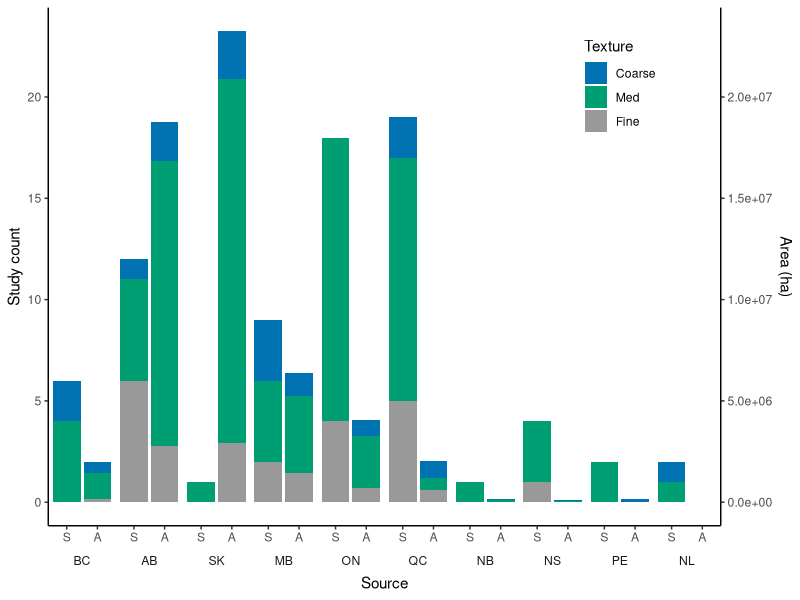

The R source for this figure:
#To create a figure for soil texture. 
library(tidyverse)
library(reshape2)
library(ggplot2)
#read data
GHG <- read.csv("input/data of ghg emission.csv",header = T)


#obtain studies with field measurement 
GHG.field <- GHG[grepl("Field", GHG$GHG.source),]
GHG.field <- GHG.field[!grepl("^Grass$", GHG.field$Field.crop),]
GHG.field <- GHG.field[GHG.field$N2O==TRUE,]
#replace "National" to every provinces
National<-paste(unique(GHG.field$Region)[c(-1,-3)], collapse = ", ")
GHG.field$Region[GHG.field$Region == "National"] <- National

#Soil texture data
texture_count <- GHG.field %>%
    filter(str_detect(Technique, "Micrometeorology")|
           str_detect(Technique, "Soil chamber")) %>%
  filter(Texture != "NA") %>% # 3 articles without texture data
  separate_rows(Region, sep = ", ") %>%
  separate_rows(Texture, sep= ", ") %>%
  group_by(Region, Texture) %>%
  count()

#obatin the total studies based on region
region_total <- texture_count %>%
  group_by(Region) %>%
  summarise(total = sum(n))

#merge the two tables
texture_count <- texture_count %>%
  left_join(region_total, by = "Region") %>%
  mutate(Percentage = n / total)

#Some summary data
sum(texture_count$n[texture_count$Texture=="Fine"]) #18
sum(texture_count$n[texture_count$Texture=="Med"]) #47
sum(texture_count$n[texture_count$Texture=="Coarse"]) #9


#read data from SLC
soiltexture <- read.csv("input/soil texture.csv",header = T)
soiltexture_long <- melt(soiltexture, id.vars = "Region")
soiltexture_long <- soiltexture_long %>% rename(Texture = variable)
#summaries the the Canada's soil texture data
soiltexture_total <- soiltexture_long %>%
  group_by(Region) %>%
  summarise(total = sum(value))

#merge the two tables
soiltexture_long <- soiltexture_long %>%
  left_join(soiltexture_total, by = "Region") %>%
  mutate(Percentage = value / total)

#make the soil texture values plotable by dividing 10^6
soiltexture_long$n <- soiltexture_long$value/10^6

#keep the data I want
soiltexture_long <- soiltexture_long[,(-3:-4)]
texture_count <- texture_count[,-4]

#total coarse and fine texture area 
sum(soiltexture_long$n[soiltexture_long$Texture=="Fine"]) #8.6
sum(soiltexture_long$n[soiltexture_long$Texture=="Coarse"]) # 7.8

#add a cloumn 
soiltexture_long$Source <- "SLC"
texture_count$Source <- "Study"

plottexture <- rbind(soiltexture_long,texture_count)

#replace the NA values
plottexture <- plottexture %>% 
               replace_na(list(n = 0, Percentage = 0))

province_lookup <- data.frame(
  Full_Name = c("British Columbia", "Alberta","Saskatchewan", "Manitoba",
                "Ontario", "Quebec", "New Brunswick", "Nova Scotia",
                "Prince Edward Island", "Newfounland"),
  Abbreviation = c("BC", "AB", "SK","MB",
                   "ON", "QC", "NB","NS",
                   "PE","NL"))

# replace values in the Region column with abbreviations
plottexture <- plottexture %>%
  mutate(Region = recode(Region, !!!setNames(province_lookup$Abbreviation, province_lookup$Full_Name)))


#make sure the order of provinces from west to east
plottexture$Region <- factor(plottexture$Region,
                               levels = c("BC", "AB", "SK","MB",
                                          "ON", "QC", "NB","NS",
                                          "PE","NL"))
#make sure the texture from coarse to fine
plottexture$Texture <- factor(plottexture$Texture,
                             levels = c("Coarse", "Med",
                                        "Fine"))
#make sure the study results at the left side
plottexture$Source <- factor(plottexture$Source,
                              levels = c("Study", "SLC"))



#The color in this study
warm_colors <- c("#999999", "#009E73", "#0072B2", "#56B4E9")
#Save the figure
png(file = "output/soil texture.png",
    width = 4800, height = 3600, res = 600)
ggplot(plottexture) +
  geom_bar(aes(x = Source, y = n, fill = Texture),
           position = "stack",
           stat = "identity") +
  theme_classic()+
  scale_fill_manual(values = c("Fine" = warm_colors[1],
                               "Med" = warm_colors[2],
                               "Coarse" = warm_colors[3]))+
  facet_grid(~ Region, switch = "x")+
  theme(strip.placement = "outside",
        strip.background = element_rect(fill = NA, color = "white"),
        panel.spacing = unit(-.01,"cm")) +
  theme(legend.position = c(0.85,0.85)) +
  scale_x_discrete(labels = c("SLC" = "A",
                              "Study" = "S")) +
  scale_y_continuous(name = "Study count",
      sec.axis = sec_axis( trans=~.*10^6, name="Area (ha)"))

dev.off()

  

#used to label percentage, not good looing, abandoned
# geom_text(aes(x = Source, y = n,
#               label = paste0(round(Percentage*100, 0), "%")),
#           position = position_stack(vjust = 0.8),
#           size = 2)